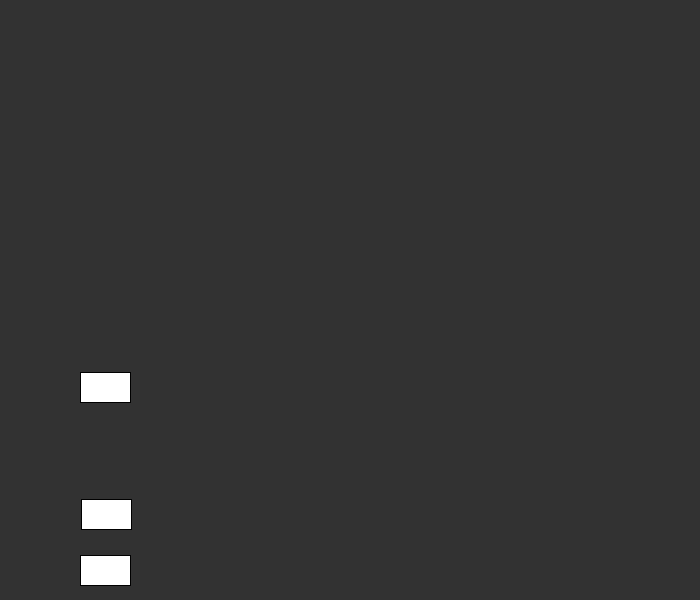
Frame 1 (no input)
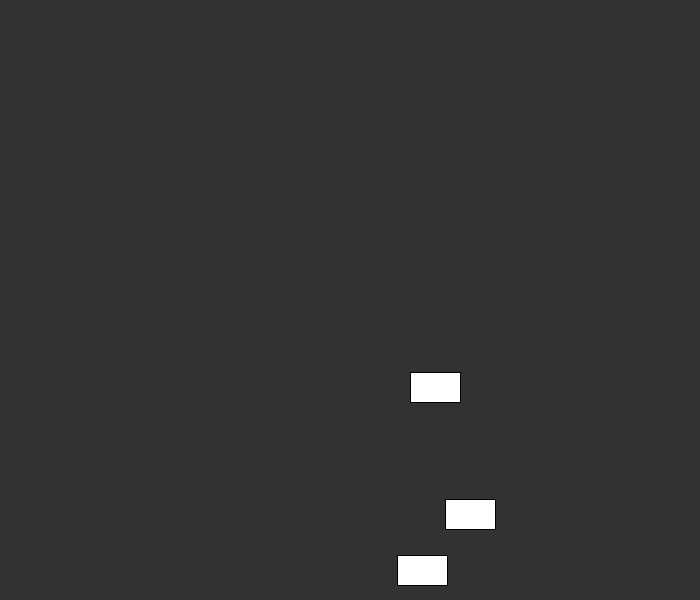
Frame 60 (the mouse pressed at the canvas centre just before this capture)
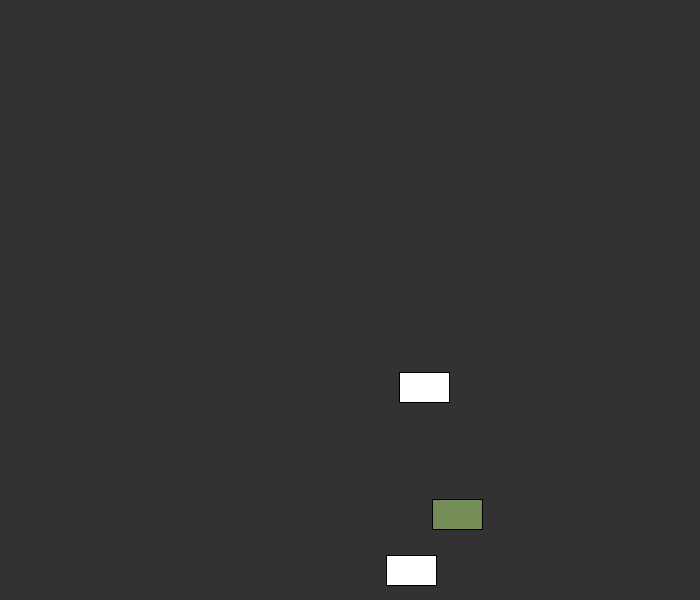
Frame 120 (the mouse held since frame 60 and released just before this capture)

The Processing sketch that drew these frames (run headless with seeded random() and noise(); from frame 60 on, the mouse is pressed at the canvas centre):

// Processing sketch: processing_166411
// ── processing_166411.pde

Car car1;
Car car2;
Car car3;

    
void setup(){
  size(700,600);
  car1 = new Car();
  car2 = new Car();
  car3 = new Car();
}
  
void draw(){
  background(50);
  
  car1.display();
  car1.move();
  
  car2.display();
  car2.move();
  
  car3.display();
  car3.move();
      
    if (car1.x > width-51 || car1.x <0 || 
    car2.x > width-51 || car2.x <0 || 
    car3.x > width-51 || car3.x <0 ) {
      car1.xspeed = car1.xspeed*-1;
      car2.xspeed = car2.xspeed*-1;
      car3.xspeed = car3.xspeed*-1;
}
    
}
    
   
   
 
class Car {
  float x;
  float y;
  float xspeed;
  int r;
  int g;
  int b;

  Car() {
    x = 100;
    y = random(height); //so everytime you run the code it's a different race because they are at random heights
    xspeed = random(3,13);
    r = 255;
    g = 255;
    b = 255;
    
  }
  void display(){
   rectMode(CENTER);
    stroke(0);
     
    
  }
  void move(){
     x = x + (xspeed);
  if (x > width-51 || x < 0){
    r = int(random(255));
    g = int(random(255));
    b = int(random(255));
    }
    fill(r,g,b);
    rect(x,y,50,30);
    
  }
       
}
